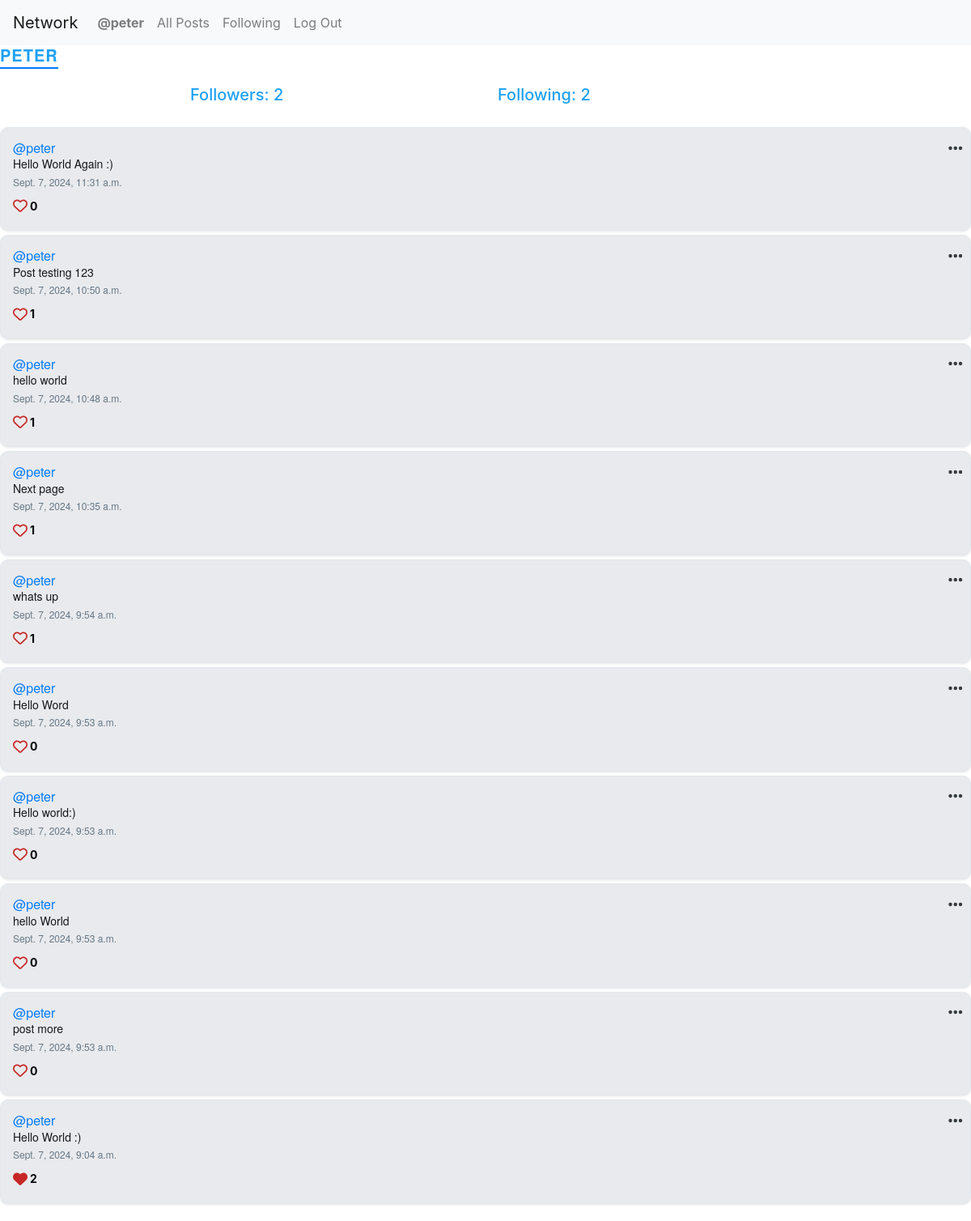
Page /profile/1 (signed in) on the earlier database version.
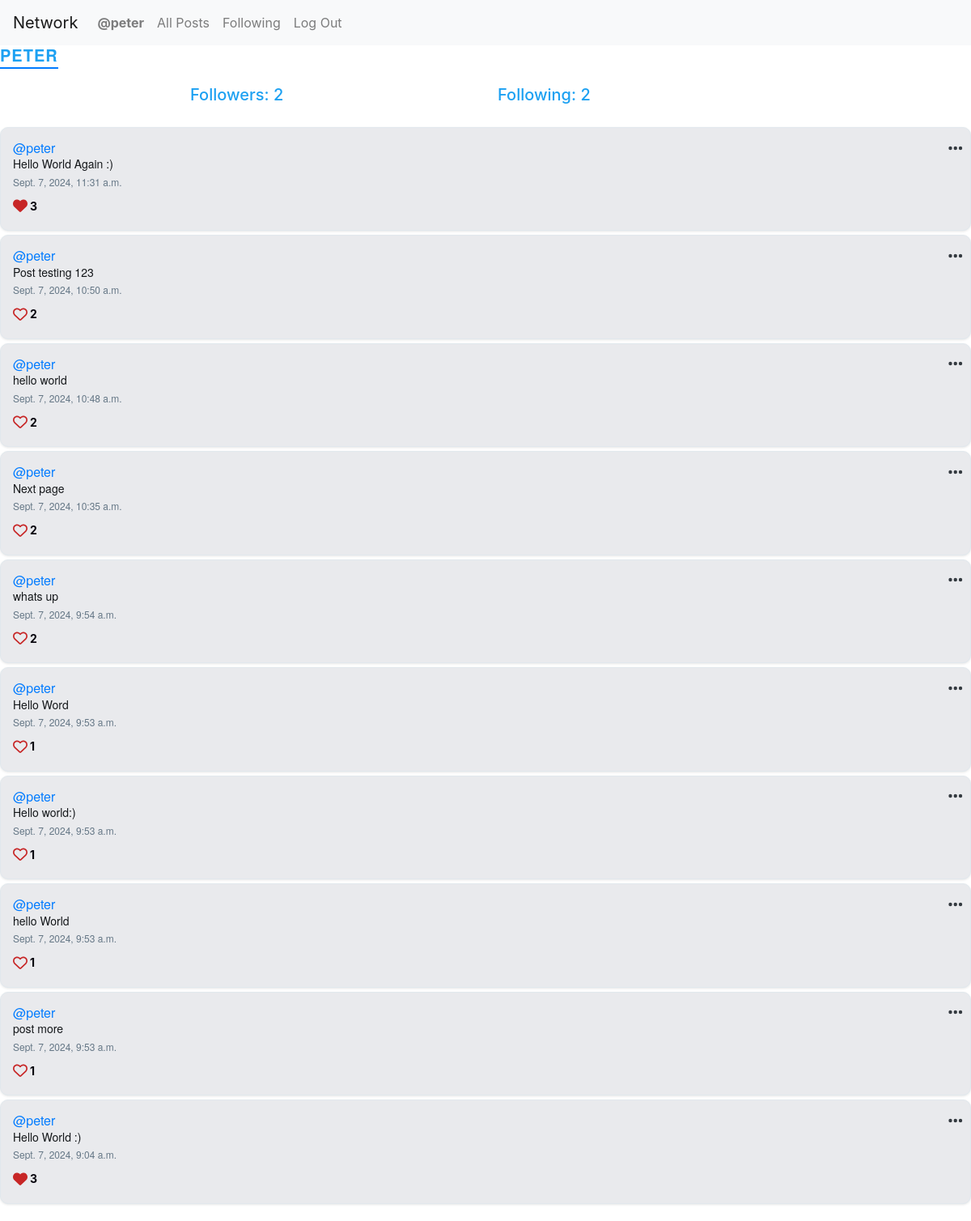
Same page on the later database version.
### network/models.py (models this page shows, shortened)
class Post(models.Model):
    content = models.CharField(max_length=260)
    user = models.ForeignKey(User, on_delete=models.CASCADE, related_name="author")
    date = models.DateTimeField(auto_now_add=True)
    likes = models.ManyToManyField(User, related_name='liked_posts')  # ManyToManyField for likes
    like_count = models.PositiveIntegerField(default=0)

class User(AbstractUser):
    pass

### network/views.py (the view)
# urls.py: path("profile/<int:user_id>", views.profile, name="profile"),
def profile(request, user_id):
    user = User.objects.get(pk=user_id)
    allPosts = Post.objects.filter(user=user).order_by("id").reverse()
    following = Follow.objects.filter(user=user)
    followers = Follow.objects.filter(user_follower=user)
    try:
        checkFollow = followers.filter(user=User.objects.get(pk=request.user.id))
        if len(checkFollow) != 0:
            isFollowing = True
        else:
            isFollowing = False
    except:
        isFollowing = False
    liked_posts = Like.objects.filter(user=request.user).values_list('post', flat=True)
    liked_posts_set = set(liked_posts)  # For quick lookup
    paginator = Paginator(allPosts, 10)
    page_number = request.GET.get('page')
    posts_of_the_page = paginator.get_page(page_number)
    return render(request, "network/profile.html", {
        "allPosts": allPosts,
        "posts_of_the_page": posts_of_the_page,
        "username": user.username,
        "following": following,
        "followers": followers,
        "isFollowing": isFollowing,
        "user_profile": user,
        "liked_posts_set": liked_posts_set  # Pass the liked posts set to the template
    })

### network/templates/network/profile.html (shortened to what this page needs)
{% extends "network/layout.html" %}
{% block body %}
<h3>{{ username }}</h3>
<div class="container">
    <div class="row d-flex justify-content-center">
        <h4 class="col-4">Followers: {{ followers.count }} </h4>
        <h4 class="col-4">Following: {{ following.count }} </h4>
    </div>
</div>
<div class="all-posts">
    {% for post in posts_of_the_page %}
    <div class="cols post" class="post-container" style="position: relative" id="post-{{ post.id }}">
        <h5 class="username"><a href="{% url 'profile' user_id=post.user.id %}">@{{ post.user }}</a></h5>
        <h6 class="content" id="content_{{ post.id }}">{{ post.content }}</h6>
        <p class="date">{{ post.date }}</p>
        {% if user.is_authenticated %}
        {% if user == post.user %}
        <div class="dropdown" style="position: absolute; top: 10px; right: 10px;">
            <button class="btn btn-link p-0 text-dark" type="button" id="dropdownMenuButton_{{ post.id }}"
                data-toggle="dropdown" aria-haspopup="true" aria-expanded="false" style="border:none; box-shadow:none;">
                <i class="fa fa-ellipsis-h"></i>
            </button>
        </div>
        {% endif %}
        <button class="like-btn" data-post-id="{{ post.id }}"
            data-liked="{% if post.id in liked_posts_set %}true{% else %}false{% endif %}">
            <i id="heart-icon-{{ post.id }}"
                class="{% if post.id in liked_posts_set %}fa-solid{% else %}fa-regular{% endif %} fa-heart">
            </i>
            <span id="like-count-{{ post.id }}">{{ post.like_count }}</span>
        </button>
        {% endif %}
    </div>
    {% endfor %}
</div>
{% endblock %}

Differences in the rows shown:
changed Post "Hello World Again :)": like_count "0" → "3"
changed Post "Post testing 123": like_count "1" → "2"
changed Post "hello world": like_count "1" → "2"
changed Post "Next page": like_count "1" → "2"
changed Post "whats up": like_count "1" → "2"
changed Post "Hello Word": like_count "0" → "1"
changed Post "Hello world:)": like_count "0" → "1"
changed Post "hello World": like_count "0" → "1"
changed Post "post more": like_count "0" → "1"
changed Post "Hello World :)": like_count "2" → "3"
